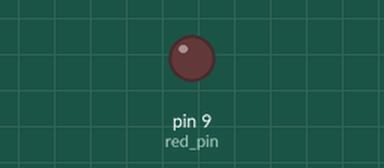
The sketch below on a simulated Arduino Uno, built with avr-gcc and run on an emulated ATmega328P. On the bench: output pins drawn as LEDs (lit = HIGH).

Above: at 0.05 s.
At 2.05 s:
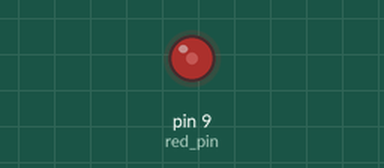
At 4.0 s:
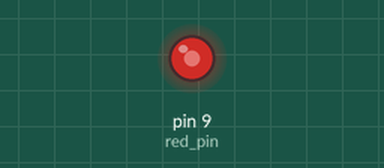
Timing chart, 0 to 5.2 s (numbered marks = the images above):
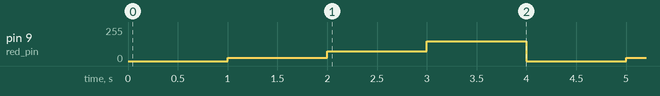

The sketch:

07_Analog_Write.ino
```cpp
int red_pin = 9;
int off = 0;
int low = 25;
int medium = 75;
int high = 150;
int wait = 1000;

void setup() {
  // put your setup code here, to run once:
  pinMode(red_pin, OUTPUT);
}

void loop() {
  // put your main code here, to run repeatedly:
  // digitalWrite(red_pin, HIGH);
  analogWrite(red_pin, off); // 0 (0 volts) to 255 (5 volts)
  delay(wait);

  analogWrite(red_pin, low);
  delay(wait);

  analogWrite(red_pin, medium);
  delay(wait);

  analogWrite(red_pin, high);
  delay(wait);
}
```

Measured:
- by itself, pin 9 (red_pin): repeats every 4.0 s: 75/255 1.0 s, 150/255 1.0 s, 0/255 1.0 s, 25/255 1.0 s
